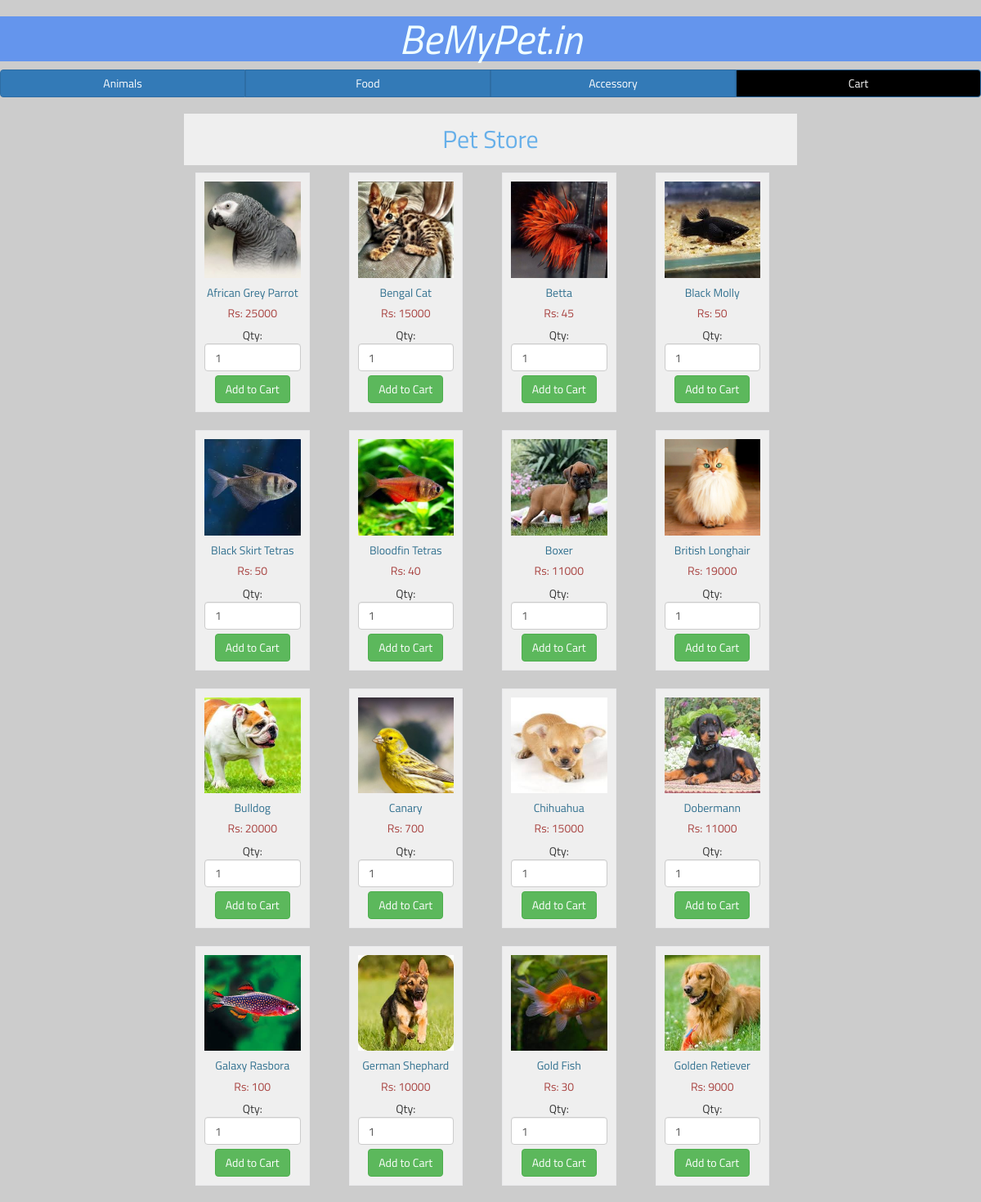
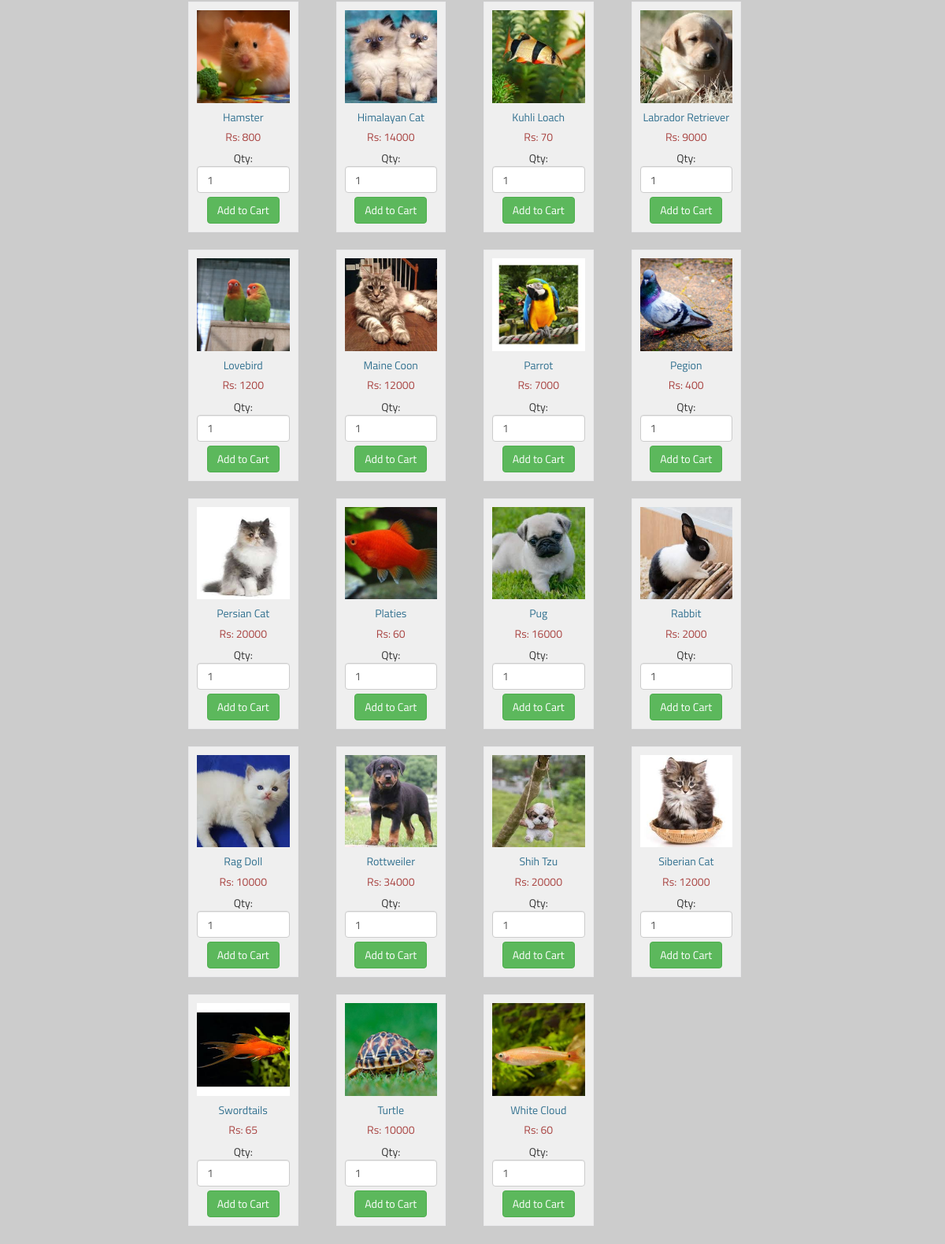
Page /animal.php on the committed database (2 pictures, top to bottom).
### tables this page shows
CREATE TABLE IF NOT EXISTS `animals` (
  `aid` int(255) NOT NULL AUTO_INCREMENT,
  `ani_name` varchar(255) NOT NULL,
  `ani_images` varchar(255) NOT NULL,
  `aprice` int(255) NOT NULL,
  PRIMARY KEY (`aid`)
);

### animal.php (the view, shortened to what this page needs)
<?php include('connection.php')?>
<!doctype html>
<html>
<head>
  <center>  <a href="shopping.php"><h1>BeMyPet.in</h1></a></center>
 <div class="btn-group btn-group-justified">
    <a  href="animal.php" class="btn btn-primary">Animals</a>
    <a href="food.php" class="btn btn-primary">Food</a>
    <a href="accessory.php" class="btn btn-primary">Accessory</a>
      <a style="background-color: black" href="Cart.php" class="btn btn-primary">Cart</a>
  </div>
    <link href="https://maxcdn.bootstrapcdn.com/bootstrap/3.3.7/css/bootstrap.min.css" rel="stylesheet">
</head>
<body>
    <div class="container" style="width: 65%">
        <h2>Pet Store</h2>
        <?php
            $query = "SELECT * FROM animals ORDER BY ani_name ASC ";
            $result = mysqli_query($conn,$query);
            if(mysqli_num_rows($result) > 0) {
                while ($row = mysqli_fetch_array($result)) {
                    ?>
                    <div class="col-md-3">
                        <form method="post" action="animal.php?action=add&id=<?php echo $row["aid"]; ?>">
                            <div class="product">
                                <img src="<?php echo $row["ani_images"]; ?>" class="img-responsive">
                                <h5 class="text-info"><?php echo $row["ani_name"]; ?></h5>
                               <h5 class="text-danger">Rs: <?php echo $row["aprice"]; ?></h5>
                                Qty: <input type="text" name="quantity" class="form-control" value="1">
                                <input type="submit" name="add" style="margin-top: 5px;" class="btn btn-success"
                                       value="Add to Cart">
                            </div><br>
                        </form>
                    </div>
                    <?php
                }
            }
        ?>
    </div>
</body>
</html>

### animal.php (style rules this page uses)
* { font-family: 'Titillium Web', sans-serif; }
body { background-image: url("image/b3.png"); background-color: #cccccc; }
.product { border: 1px solid #eaeaec; margin: -1px 19px 3px -1px; padding: 10px; text-align: center; background-color: #efefef; }
h2 { text-align: center; color: #66afe9; background-color: #efefef; padding: 2%; }
h1 { background-color:cornflowerblue; font-style: italic; color: azure; font-size: 50px; }

### rows in the picture
animals: ani_images (picture), ani_name "African Grey Parrot", aprice "25000"
animals: ani_images (picture), ani_name "Bengal Cat", aprice "15000"
animals: ani_images (picture), ani_name "Betta", aprice "45"
animals: ani_images (picture), ani_name "Black Molly", aprice "50"
animals: ani_images (picture), ani_name "Black Skirt Tetras", aprice "50"
animals: ani_images (picture), ani_name "Bloodfin Tetras", aprice "40"
animals: ani_images (picture), ani_name "Boxer", aprice "11000"
animals: ani_images (picture), ani_name "British Longhair", aprice "19000"
animals: ani_images (picture), ani_name "Bulldog", aprice "20000"
animals: ani_images (picture), ani_name "Canary", aprice "700"
animals: ani_images (picture), ani_name "Chihuahua", aprice "15000"
animals: ani_images (picture), ani_name "Dobermann", aprice "11000"
animals: ani_images (picture), ani_name "Galaxy Rasbora", aprice "100"
animals: ani_images (picture), ani_name "German Shephard", aprice "10000"
animals: ani_images (picture), ani_name "Gold Fish", aprice "30"
animals: ani_images (picture), ani_name "Golden Retiever", aprice "9000"
animals: ani_images (picture), ani_name "Hamster", aprice "800"
animals: ani_images (picture), ani_name "Himalayan Cat", aprice "14000"
animals: ani_images (picture), ani_name "Kuhli Loach", aprice "70"
animals: ani_images (picture), ani_name "Labrador Retriever", aprice "9000"
animals: ani_images (picture), ani_name "Lovebird", aprice "1200"
animals: ani_images (picture), ani_name "Maine Coon", aprice "12000"
animals: ani_images (picture), ani_name "Parrot", aprice "7000"
animals: ani_images (picture), ani_name "Pegion", aprice "400"
animals: ani_images (picture), ani_name "Persian Cat", aprice "20000"
animals: ani_images (picture), ani_name "Platies", aprice "60"
animals: ani_images (picture), ani_name "Pug", aprice "16000"
animals: ani_images (picture), ani_name "Rabbit", aprice "2000"
animals: ani_images (picture), ani_name "Rag Doll", aprice "10000"
animals: ani_images (picture), ani_name "Rottweiler", aprice "34000"
animals: ani_images (picture), ani_name "Shih Tzu", aprice "20000"
animals: ani_images (picture), ani_name "Siberian Cat", aprice "12000"
animals: ani_images (picture), ani_name "Swordtails", aprice "65"
animals: ani_images (picture), ani_name "Turtle", aprice "10000"
animals: ani_images (picture), ani_name "White Cloud", aprice "60"
